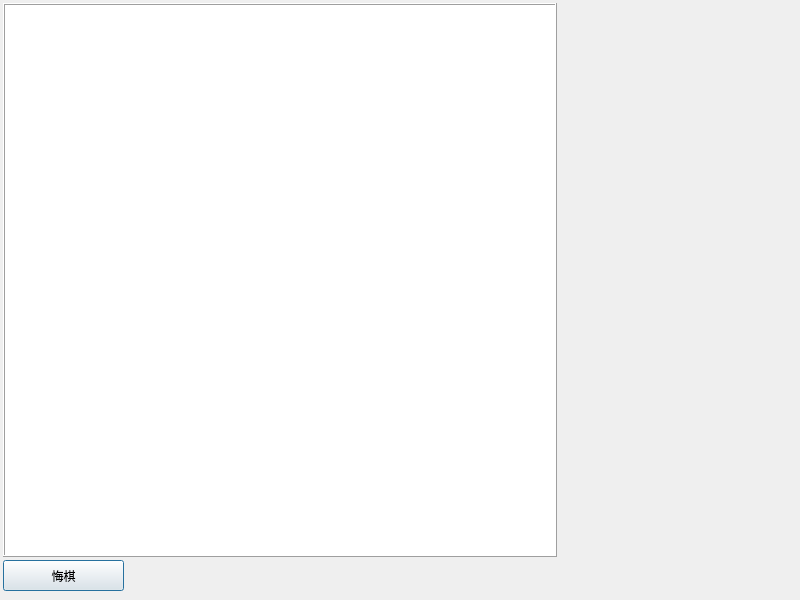
<?xml version="1.0" encoding="UTF-8"?>
<ui version="4.0">
 <class>gameWindow</class>
 <widget class="QDialog" name="gameWindow">
  <property name="geometry">
   <rect>
    <x>0</x>
    <y>0</y>
    <width>800</width>
    <height>600</height>
   </rect>
  </property>
  <property name="windowTitle">
   <string>Dialog</string>
  </property>
  <widget class="QPushButton" name="regretButton">
   <property name="geometry">
    <rect>
     <x>3</x>
     <y>560</y>
     <width>121</width>
     <height>31</height>
    </rect>
   </property>
   <property name="text">
    <string>悔棋</string>
   </property>
  </widget>
  <widget class="QLabel" name="statusLabel">
   <property name="geometry">
    <rect>
     <x>823</x>
     <y>135</y>
     <width>131</width>
     <height>681</height>
    </rect>
   </property>
   <property name="text">
    <string>TextLabel</string>
   </property>
  </widget>
  <widget class="QGraphicsView" name="gameGraphics">
   <property name="geometry">
    <rect>
     <x>3</x>
     <y>3</y>
     <width>554</width>
     <height>554</height>
    </rect>
   </property>
   <property name="frameShape">
    <enum>QFrame::Box</enum>
   </property>
   <property name="frameShadow">
    <enum>QFrame::Raised</enum>
   </property>
   <property name="lineWidth">
    <number>1</number>
   </property>
   <property name="verticalScrollBarPolicy">
    <enum>Qt::ScrollBarAlwaysOff</enum>
   </property>
   <property name="horizontalScrollBarPolicy">
    <enum>Qt::ScrollBarAlwaysOff</enum>
   </property>
   <property name="sizeAdjustPolicy">
    <enum>QAbstractScrollArea::AdjustToContents</enum>
   </property>
   <property name="backgroundBrush">
    <brush brushstyle="NoBrush">
     <color alpha="255">
      <red>0</red>
      <green>0</green>
      <blue>0</blue>
     </color>
    </brush>
   </property>
   <property name="sceneRect">
    <rectf>
     <x>0.000000000000000</x>
     <y>0.000000000000000</y>
     <width>550.000000000000000</width>
     <height>550.000000000000000</height>
    </rectf>
   </property>
  </widget>
 </widget>
 <resources/>
 <connections/>
</ui>
